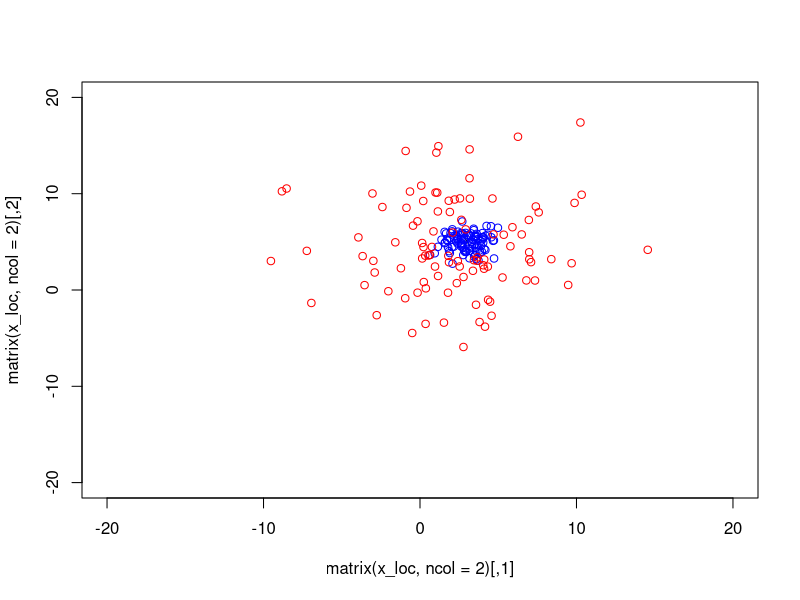

Reproduce this figure in R.


## This script contains a series of functions which determine the state of a
## newly infected case given its infector - e.g. geographic location, genetic
## sequences, etc.




## SPATIAL COORDINATES

## This function uses a Normal spatial kernel for all spatial dimensions, with a
## single parameter 'sd'.

## x: infector's location

new_location <- function(x, sd = 1) {
    out <- rnorm(length(x), mean = x, sd = sd)
    return(out)
}


## example

x_loc <- c(3, 5)
new_locs_sd1 <- t(replicate(100, new_location(x_loc)))
new_locs_sd5 <- t(replicate(100, new_location(x_loc, 5)))

plot(matrix(x_loc, ncol = 2), xlim = c(-20, 20), ylim = c(-20, 20), pch = "x")
points(new_locs_sd1, col = "blue")
points(new_locs_sd5, col = "red")





## GENETIC DATA

## We consider that all markers are biallelic, and store only mutations.

## x: ancestor's 'DNA', stored as a vector of mutations

## generation_time: the number of days between the infection of x and the new
## case

## mu: mutation rate (per genome and per day)

## genome_length: total length of the genome

new_dna <- function(x, generation_time, mu, genome_length) {
    ## generate new mutations
    n_mutations <- rpois(1, mu * generation_time)
    new_mutations <- runif(n_mutations, min = 1, max = genome_length)
    new_mutations <- as.integer(round(new_mutations))
    out <- c(x, new_mutations)

    ## cleanup: remove reverse mutations
    reverse_mutations <- as.integer(names(which(table(out) %% 2 == 0L)))
    out <- setdiff(out, reverse_mutations)
    return(out)
}


## examples

new_dna(1:10, 10, 0, 10) # no mutation

set.seed(1)
new_dna(1:10, 10, 1, 10) # reverse mutations delete old ones
## [1]  3  4  5  6  8 10




## COMPUTE GENETIC DISTANCES BETWEEN A PAIR OF CASES

## Using the storage of mutations defined above, i.e. one individual is a vector
## of mutations.

dist_dna_pair <- function(x, y) {
    common_mutations <- intersect(x, y)
    length(setdiff(c(x, y), common_mutations))
}


## examples
dist_dna_pair(NULL, NULL)
dist_dna_pair(NULL, 1)
dist_dna_pair(1, 1)
dist_dna_pair(1, 1:10)
dist_dna_pair(1:3, 1:10)
